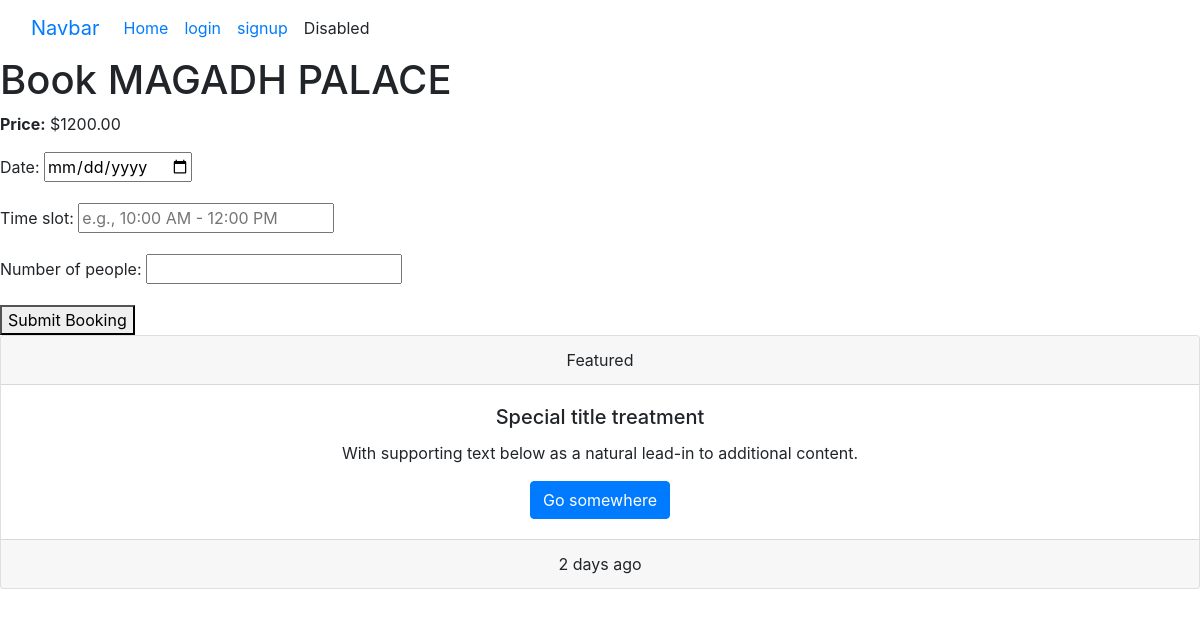
The app's page /book/1/, older data.
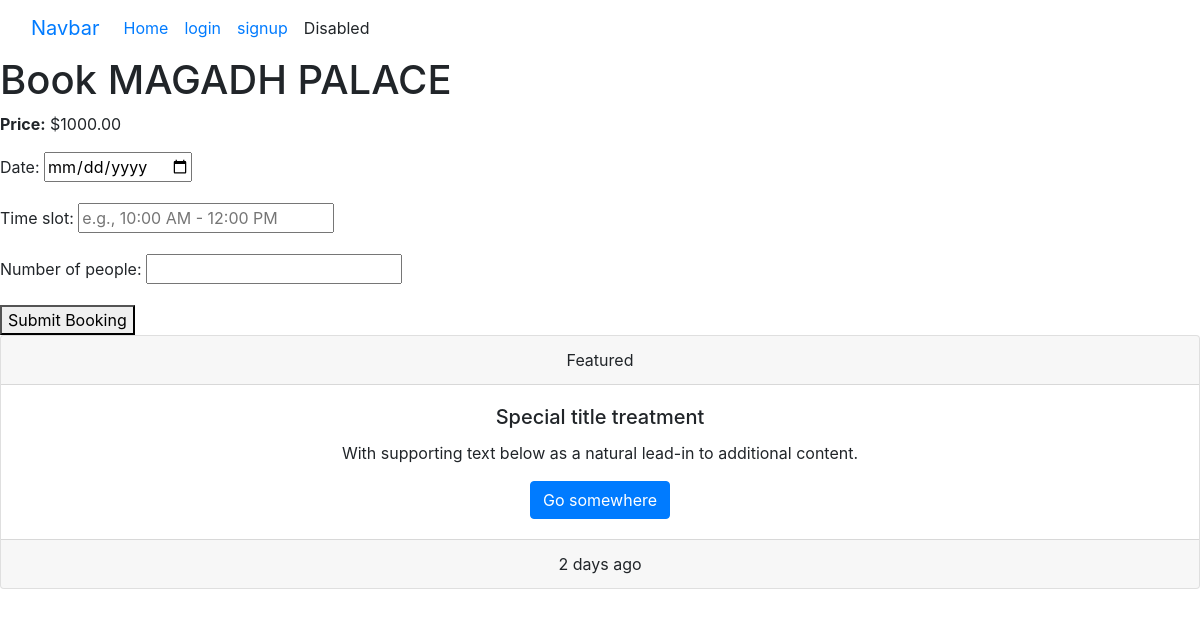
The same page, newer data.
### app/models.py (models this page shows, shortened)
class Model1(models.Model):
    category= models.ForeignKey(Category, on_delete=models.CASCADE, related_name='model1_items')
    name = models.CharField(max_length=255)
    image = models.ImageField(upload_to='images/')
    description = models.TextField()
    price = models.DecimalField(max_digits=10, decimal_places=2)
    rating = models.FloatField()
    location = models.CharField(max_length=255)
    availability = models.BooleanField(default=True)

### app/views.py (the view)
# urls.py: path('book/<int:pk>/', booking_view, name='booking'),
def booking_view(request, pk):
    instance = get_object_or_404(Model1, pk=pk)
    if request.method == 'POST':
        form = BookingForm(request.POST, user = request.user)
        if form.is_valid():
            booking = form.save(commit=False)
            booking.instance = instance
            booking.name = instance.name  # Auto-fill name
            booking.price = instance.price  # Auto-fill price
            booking.user = request.user
            booking.save()
            return redirect('booking_success')  # Redirect to a success page
    else:
        form = BookingForm()
    return render(request, 'booking_form.html', {'form': form, 'instance': instance})

### app/forms.py
class BookingForm(forms.ModelForm):
    class Meta:
        model = Booking
        fields = ['date', 'time_slot', 'number_of_people']
        widgets = {
            'date': forms.DateInput(attrs={'type': 'date'}),
            'time_slot': forms.TextInput(attrs={'placeholder': 'e.g., 10:00 AM - 12:00 PM'}),
            'number_of_people': forms.NumberInput(attrs={'min': 1}),
        }
    def __init__(self, *args, user=None, **kwargs):
        super().__init__(*args, **kwargs)
        self.user = user  # Store the user instance if needed

### templates/booking_form.html (shortened to what this page needs)
{% extends "base.html" %}
{% load static %}
{% block content %}
<h1>Book {{ instance.name }}</h1>
<p><strong>Price:</strong> ${{ instance.price }}</p>
<form method="POST">
    {{ form.as_p }}
    <button type="submit">Submit Booking</button>
</form>
{% endblock content %}

Row changes from the older to the newer data that the page shows:
changed Model1 "MAGADH PALACE": price "1200.00" → "1000.00"
